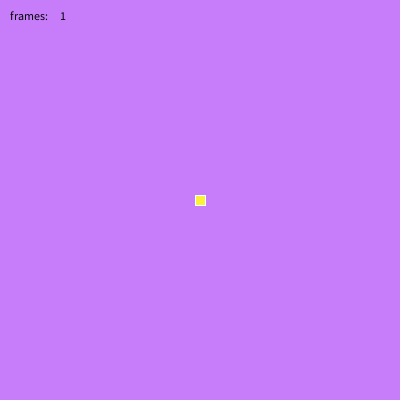
Frame 1 (no input)
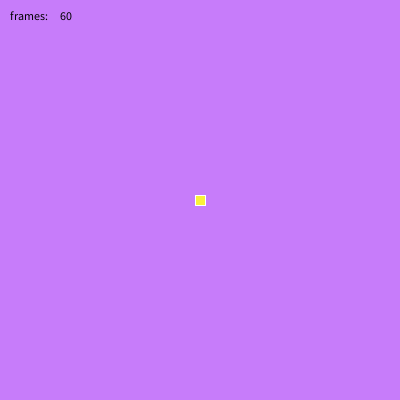
Frame 60 (the mouse pressed at the canvas centre just before this capture)
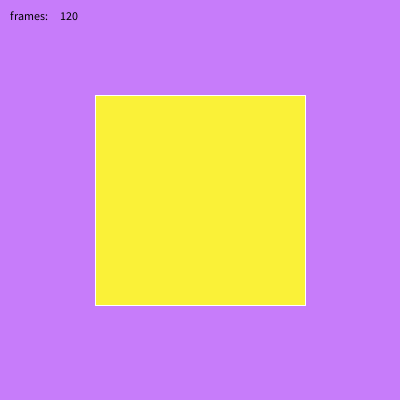
Frame 120 (the mouse held since frame 60 and released just before this capture)

The Processing sketch that drew these frames (run headless with seeded random() and noise(); from frame 60 on, the mouse is pressed at the canvas centre):

// Processing sketch: ejemplo2
// ── ejemplo2.pde
/*
  VARIABLES
  EJEMPLO 2
 */

void setup() {
  size(400, 400);
  frameRate(30);
}

void draw() {

  background(#C77CFA);
  stroke(255);
  fill(#FAF138);
  rectMode(CENTER);
  rect(width/2, height/2, mouseX + 10, mouseY + 10);
    
  fill(0,0,0);
  text("frames:", 10,20);
  text(frameCount,60,20);
  
  // Desplazar
  //text("Hola",frameCount,50);
  
}
